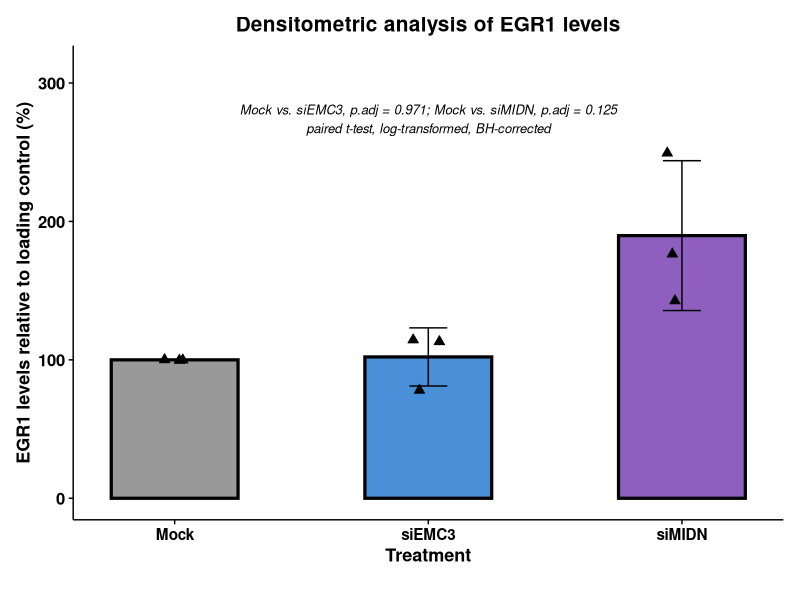
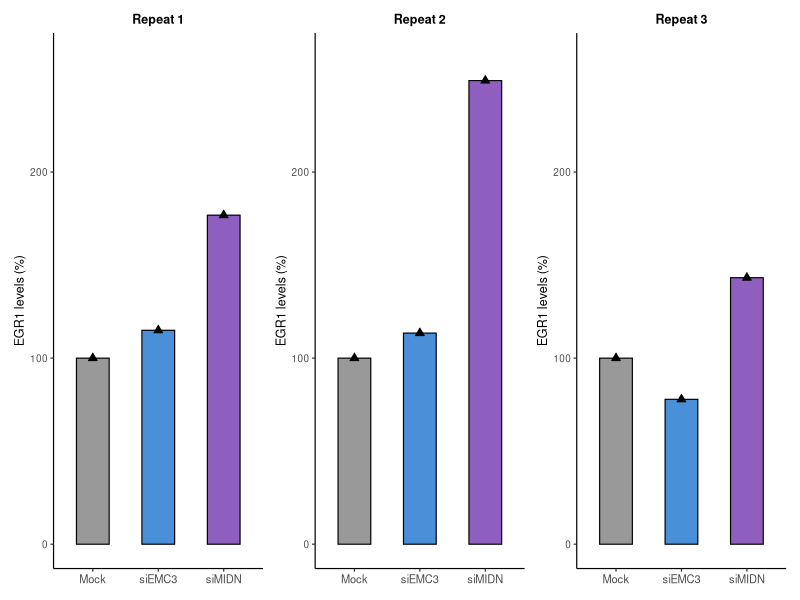
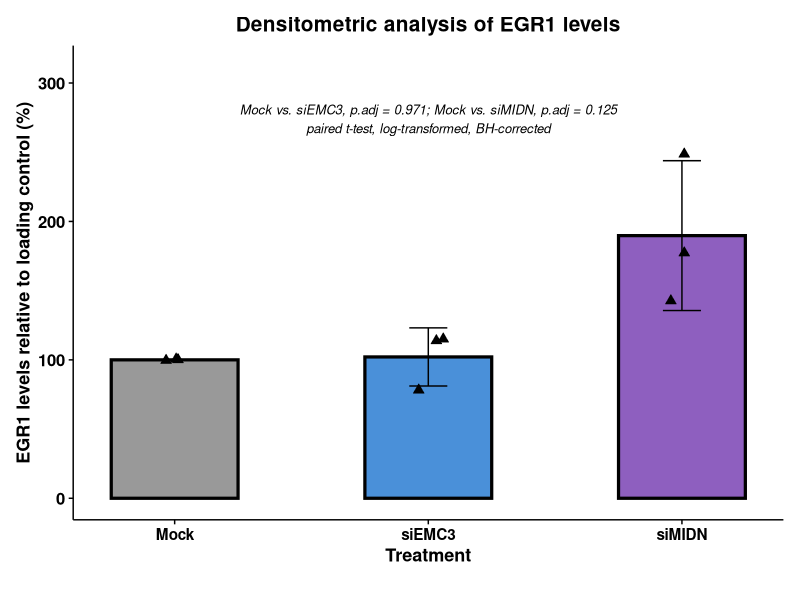
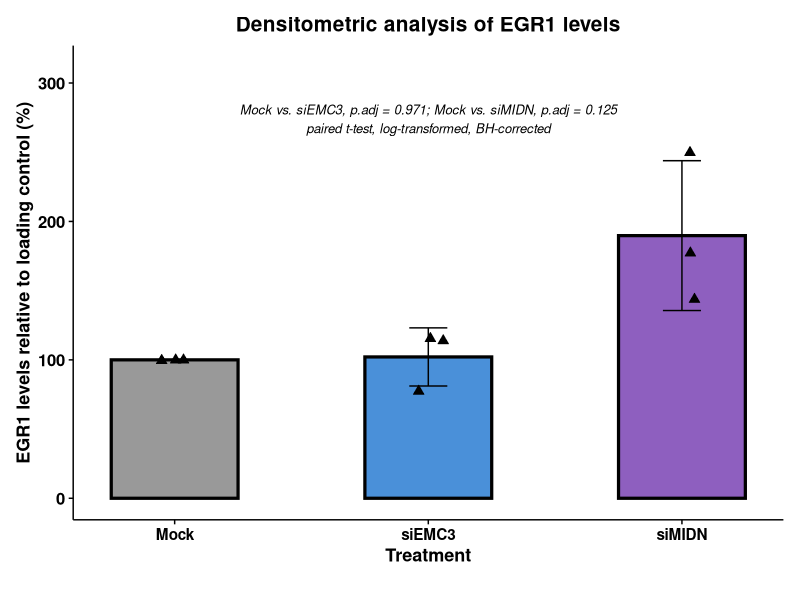
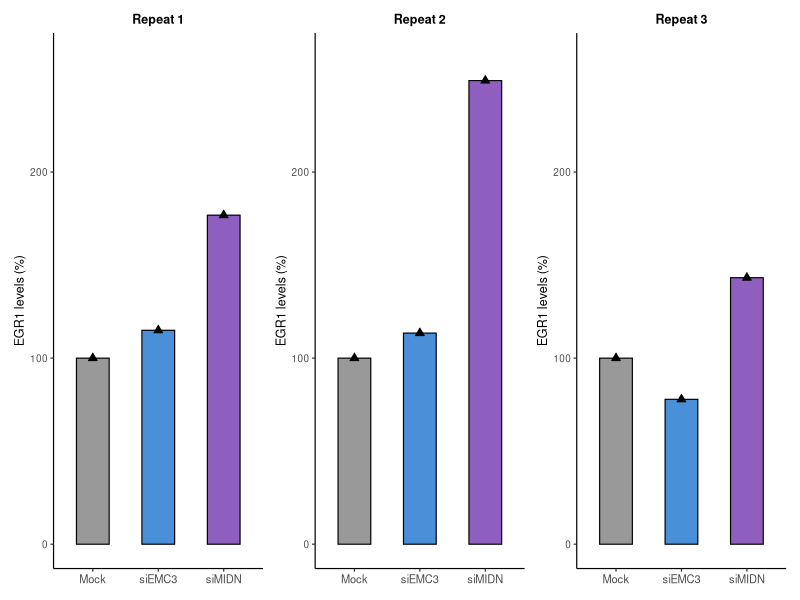

Generate these figures, in order, with R:
library(ggplot2)
library(dplyr)
library(ggpubr)
library(patchwork)

# ============================
# DATA
# ============================
df_E <- data.frame(
  repeat_id = rep(1:3, times = 3),
  group = rep(c("Mock", "siEMC3", "siMIDN"), each = 3),
  value = c(
    100.00000000, 100.00000000, 100.00000000,
    114.9741079, 113.4627910, 77.8695014,
    176.8363352, 249.1691470, 143.2354370
  )
)

df_E$group <- factor(df_E$group, levels = c("Mock", "siEMC3", "siMIDN"))

summary_E <- df_E %>%
  group_by(group) %>%
  summarise(
    mean_val = mean(value),
    sd_val = sd(value),
    .groups = "drop"
  )
# ============================
# STATS — one-sample t-test vs Mock, log-transformed
# ============================
# NOTE: as in the panel C script, the "control" vector for each treatment is
# just rep(100, n), so a paired t-test against it is mathematically identical
# to a one-sample t-test against mu = log2(100). Written explicitly here so
# the test no longer silently depends on row ordering / implicit pairing.
treatment_groups_E <- levels(df_E$group)[-1]

stat_results_E <- lapply(treatment_groups_E, function(g) {
  treat_vals <- df_E$value[df_E$group == g]
  test <- t.test(log2(treat_vals) - log2(100))
  data.frame(group1 = "Mock", group2 = g, p_value = test$p.value)
}) %>% bind_rows()

stat_results_E$p_adj <- p.adjust(stat_results_E$p_value, method = "BH")

stat_results_E <- stat_results_E %>%
  mutate(
    p.adj.signif = case_when(
      p_adj < 0.001 ~ "***",
      p_adj < 0.01  ~ "**",
      p_adj < 0.05  ~ "*",
      TRUE ~ "ns"
    ),
    group1 = factor(group1, levels = levels(df_E$group)),
    group2 = factor(group2, levels = levels(df_E$group))
  ) %>%
  arrange(group2)

print(stat_results_E)

# ============================
# COLOR PALETTE — matched to panel C
# ============================
color_map_E <- c("Mock" = "#999999", "siEMC3" = "#4A90D9", "siMIDN" = "#8E5FBF")

# ============================
# ANNOTATION — built dynamically from stat_results_E so it can never drift
# out of sync with the actual computed p-values
# ============================
annot_lines_E <- sprintf("Mock vs. %s, p.adj = %.3f",
                         stat_results_E$group2, stat_results_E$p_adj)
annot_text_E <- paste0(paste(annot_lines_E, collapse = "; "),
                       "\npaired t-test, log-transformed, BH-corrected")

# ============================
# PLOT — same styling as panel C
# ============================
p_E <- ggplot(summary_E, aes(x = group, y = mean_val, fill = group)) +
  geom_bar(stat = "identity", width = 0.5, color = "black", linewidth = 1.1) +
  geom_errorbar(aes(ymin = mean_val - sd_val, ymax = mean_val + sd_val),
                width = 0.15, linewidth = 0.5) +
  geom_jitter(data = df_E, aes(x = group, y = value),
              width = 0.06, size = 2.4, shape = 24, fill = "black",
              color = "black", stroke = 0.4) +
  scale_fill_manual(values = color_map_E) +
  scale_x_discrete(expand = expansion(add = 0.4)) +
  labs(x = "Treatment",
       y = "EGR1 levels relative to loading control (%)",
       title = "Densitometric analysis of EGR1 levels") +
  annotate("text", x = 2, y = max(df_E$value) * 1.1,
           label = annot_text_E,
           size = 3.3, fontface = "italic") +
  theme_classic(base_size = 13) +
  theme(
    legend.position = "none",
    plot.title = element_text(size = 15, face = "bold", hjust = 0.5),
    axis.title.x = element_text(size = 13, face = "bold", color = "black"),
    axis.title.y = element_text(size = 13, face = "bold", color = "black"),
    axis.text.x = element_text(size = 11, face = "bold", color = "black"),
    axis.text.y = element_text(size = 12, face = "bold", color = "black"),
    axis.line = element_line(linewidth = 0.5, color = "black"),
    axis.ticks = element_line(linewidth = 0.5, color = "black"),
    plot.margin = margin(12, 12, 25, 12)
  ) +
  coord_cartesian(ylim = c(0, max(df_E$value) * 1.25), clip = "off")

p_E
ggsave("panel_E.pdf", plot = p_E, width = 3.2, height = 4.5, units = "in")
ggsave("panel_E.tiff", plot = p_E, width = 3.2, height = 4.5, units = "in", dpi = 600)

# ============================
# BY-REPEAT PLOTS (QC / supplementary)
# ============================
make_repeat_plot_E <- function(rep_num) {
  sub_df <- df_E %>% filter(repeat_id == rep_num)
  
  ggplot(sub_df, aes(x = group, y = value, fill = group)) +
    geom_bar(stat = "identity", width = 0.5, color = "black", linewidth = 0.4) +
    geom_point(size = 2, shape = 24, fill = "black", color = "black", stroke = 0.4) +
    scale_fill_manual(values = color_map_E) +
    labs(x = NULL, y = "EGR1 levels (%)",
         title = paste("Repeat", rep_num)) +
    theme_classic(base_size = 9) +
    theme(
      legend.position = "none",
      axis.text.x = element_text(size = 8),
      plot.title = element_text(size = 9, hjust = 0.5, face = "bold")
    )
}

repeat_plots_E <- lapply(1:3, make_repeat_plot_E)

p_repeats_E <- wrap_plots(repeat_plots_E, nrow = 1) &
  ylim(0, max(df_E$value) * 1.05)

p_repeats_E
ggsave("panel_E_by_repeat.pdf", plot = p_repeats_E, width = 7, height = 3, units = "in")
